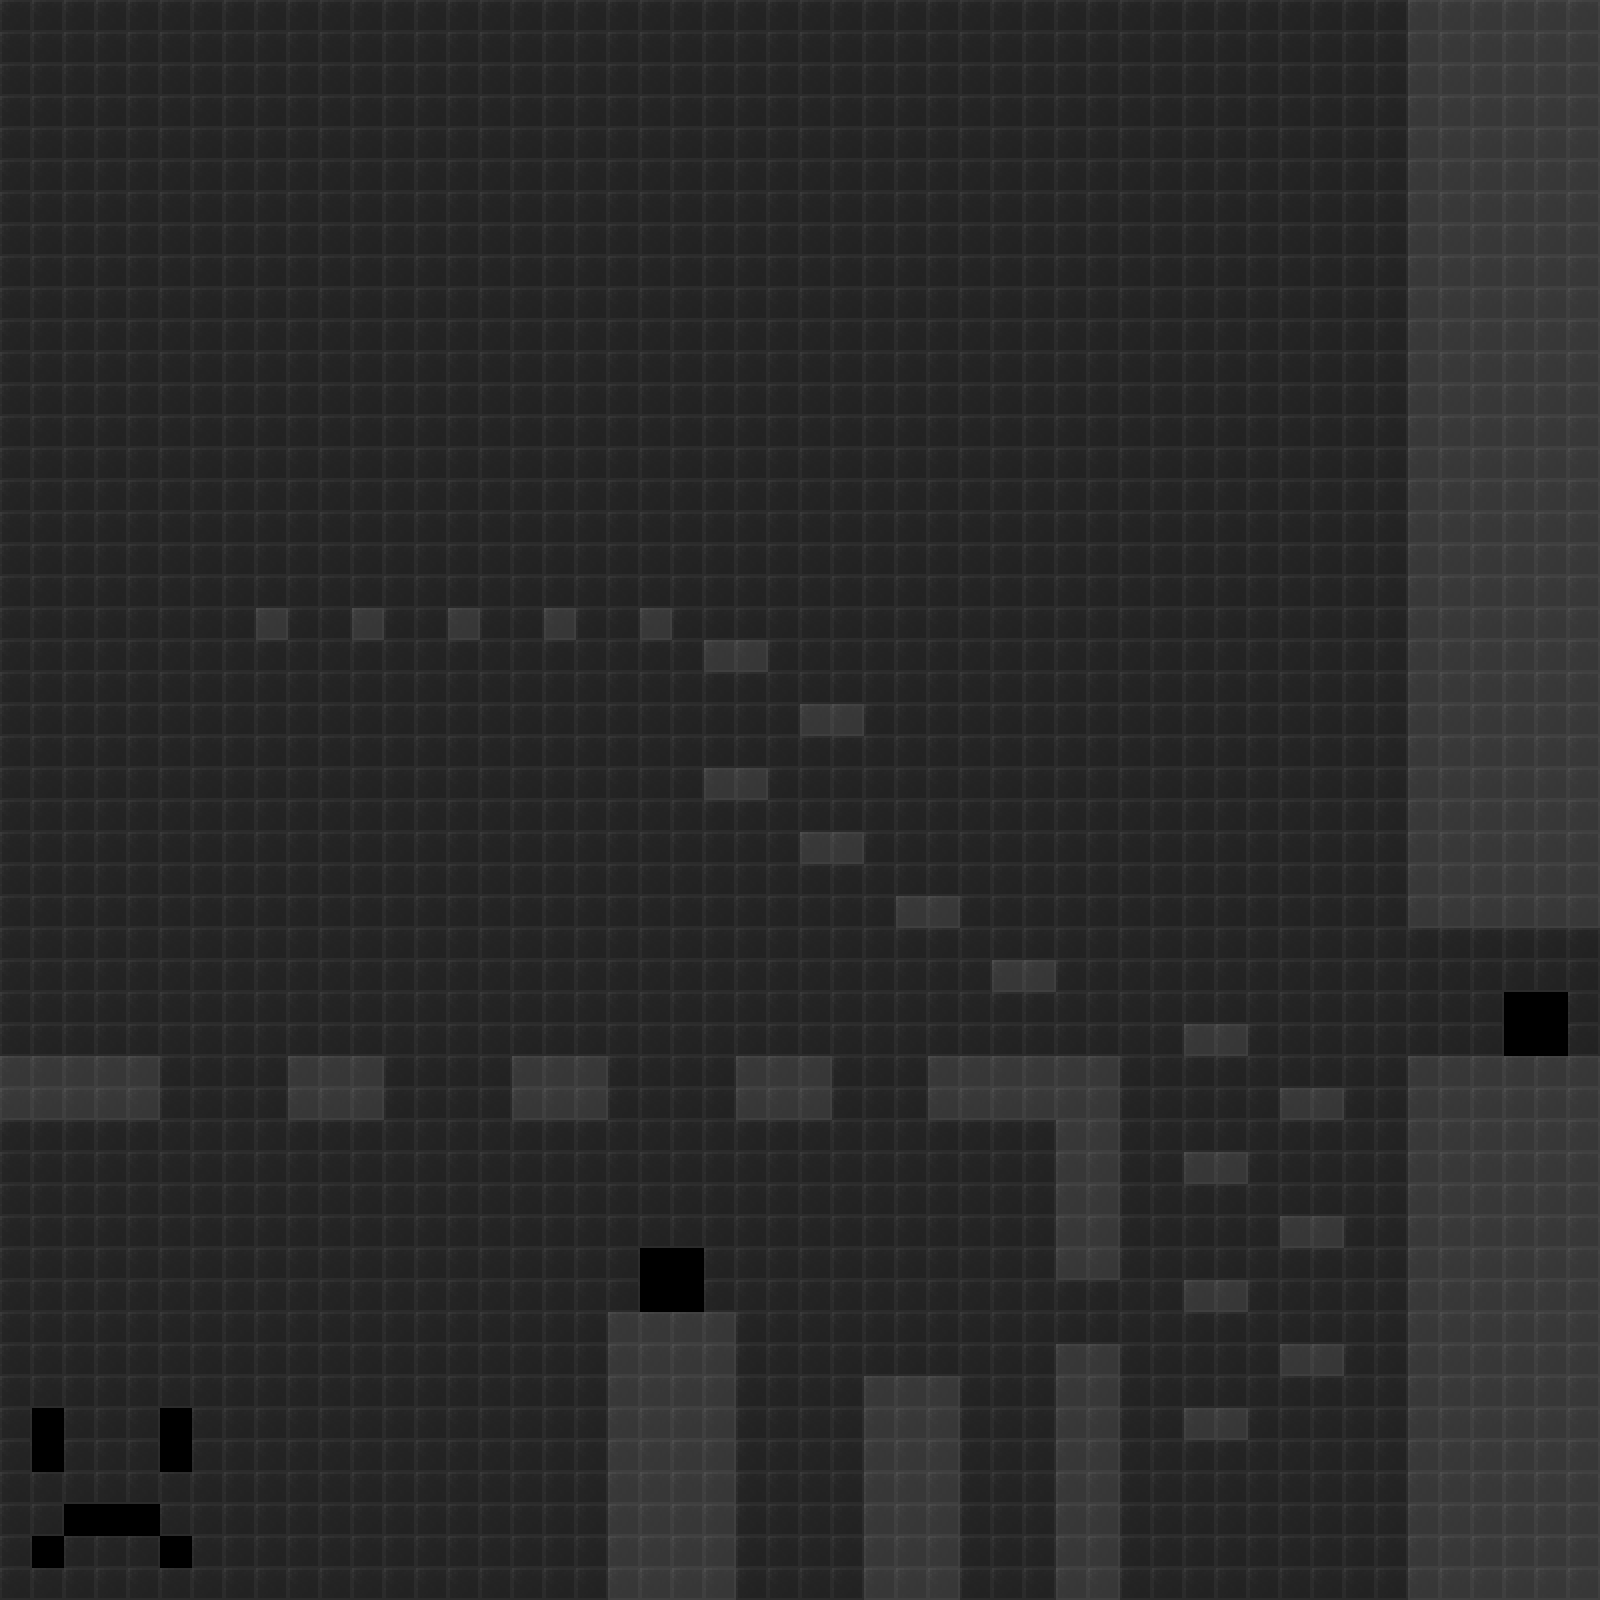

A 2D game scene composited from a Tiled map and its tileset images. What follows is a short description and the map's XML, with each tile layer's data collapsed to a summary:
An orthogonal 50x50 tile map with 32x32 px tiles, 2 tile layers (not_collision, collision) and 9 objects.

<map version="1.0" orientation="orthogonal" renderorder="right-down" width="50" height="50" tilewidth="32" tileheight="32" nextobjectid="10">
 <tileset firstgid="1" name="tileset32x32" tilewidth="32" tileheight="32" tilecount="169" columns="13">
  <image source="tileset32x32.png" trans="000000" width="416" height="416" />
 </tileset>
 <layer name="not_collision" width="50" height="50">
  <data>[2500 cells, 2483 non-empty, 1 distinct tile ids]</data>
 </layer>
 <layer name="collision" width="50" height="50">
  <data>[2500 cells, 430 non-empty, 1 distinct tile ids]</data>
 </layer>
 <objectgroup name="extralife">
  <object id="9" x="326.636" y="1025.21" />
 </objectgroup>
 <objectgroup name="key">
  <object id="3" x="165.939" y="585.242" />
 </objectgroup>
 <objectgroup name="lock">
  <object id="4" x="1408.09" y="1023.27" />
  <object id="5" x="1408.09" y="990.909" />
  <object id="6" x="1408.06" y="959.606" />
  <object id="7" x="1408.06" y="927.242" />
 </objectgroup>
 <objectgroup name="goal">
  <object id="8" x="1493" y="1035.18" />
 </objectgroup>
 <objectgroup name="enemy_spawn">
  <object id="2" x="897.091" y="1345.45" />
 </objectgroup>
 <objectgroup name="player_spawn">
  <object id="1" x="666.667" y="1275.76" />
 </objectgroup>
</map>
